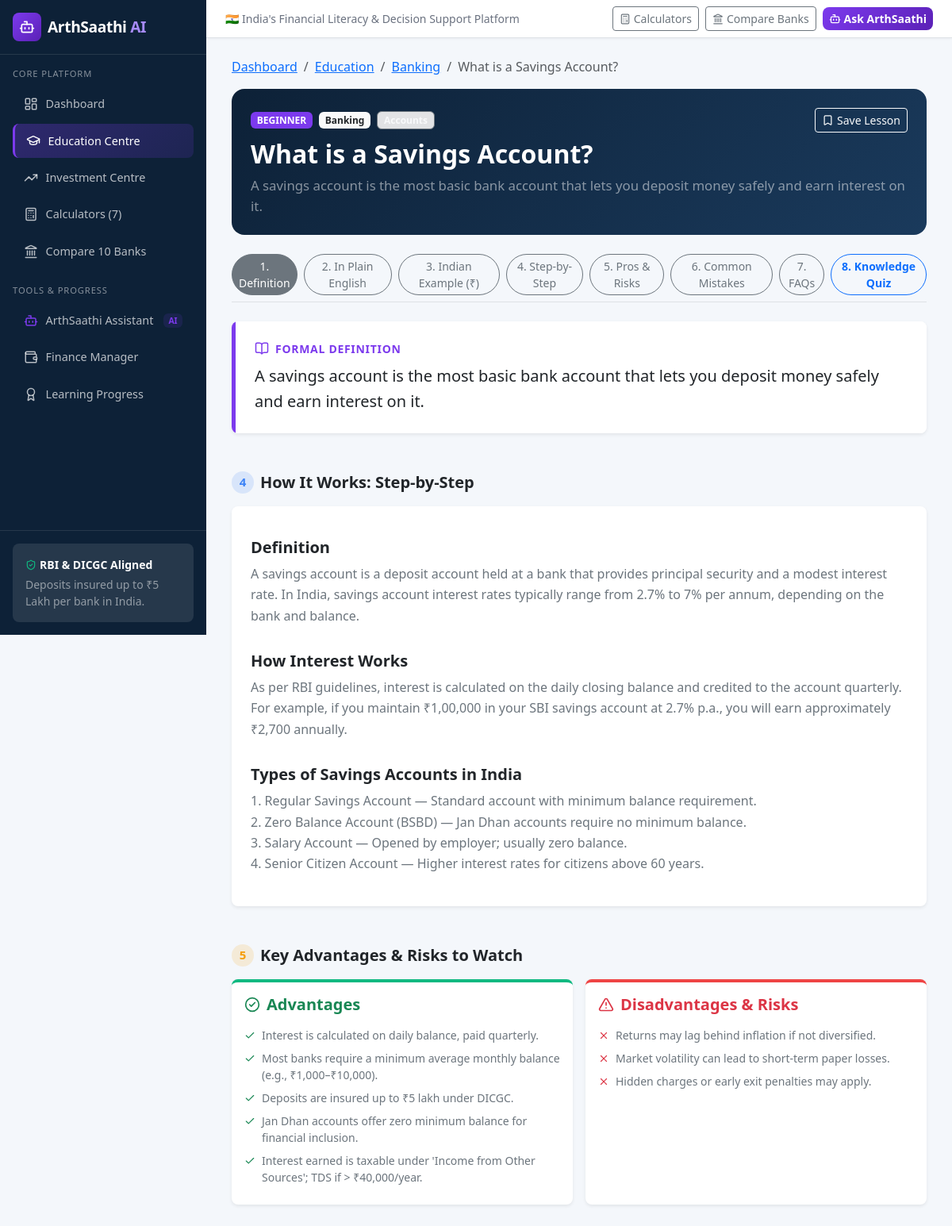
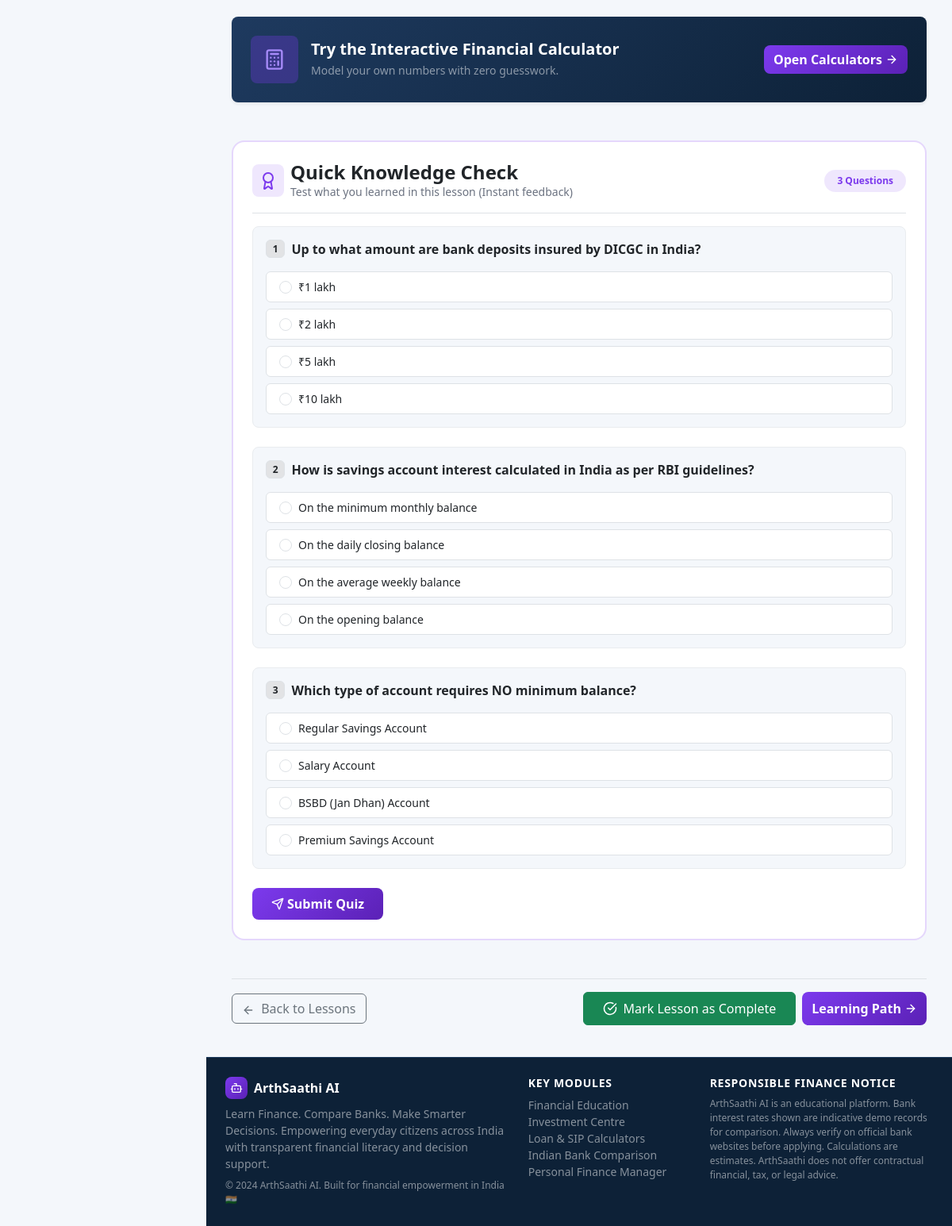
The page /education/lesson/what-is-a-savings-account on the database its author committed (2 pictures, top to bottom).
### app/models/lesson.py (models this page shows, shortened)
class Lesson(db.Model):
    __tablename__ = "lessons"
    id = db.Column(db.Integer, primary_key=True)
    title = db.Column(db.String(200), nullable=False)
    slug = db.Column(db.String(220), unique=True, nullable=False, index=True)
    category = db.Column(db.Enum(LessonCategory), nullable=False, index=True)
    subcategory = db.Column(db.String(100), nullable=True)
    content_json = db.Column(db.JSON, nullable=False, default=dict)
    difficulty = db.Column(db.String(20), nullable=False, default="BEGINNER")  # BEGINNER / INTERMEDIATE / ADVANCED
    order_index = db.Column(db.Integer, nullable=False, default=0)
    created_at = db.Column(db.DateTime, default=lambda: datetime.now(timezone.utc))
    progress_records = db.relationship("LessonProgress", backref="lesson", lazy="dynamic", cascade="all, delete-orphan")
    saved_by = db.relationship("SavedLesson", backref="lesson", lazy="dynamic", cascade="all, delete-orphan")
    quiz_questions = db.relationship("QuizQuestion", backref="lesson", lazy="dynamic", cascade="all, delete-orphan")

### app/models/quiz.py (models this page shows, shortened)
class QuizQuestion(db.Model):
    __tablename__ = "quiz_questions"
    id = db.Column(db.Integer, primary_key=True)
    lesson_id = db.Column(db.Integer, db.ForeignKey("lessons.id"), nullable=False, index=True)
    question = db.Column(db.Text, nullable=False)
    options_json = db.Column(db.JSON, nullable=False)
    correct_index = db.Column(db.Integer, nullable=False)  # 0-based index into options_json
    explanation = db.Column(db.Text, nullable=True)

### app/blueprints/education/routes.py (the view)
@education_bp.route("/lesson/<slug>")
def lesson_detail(slug: str):
    lesson = Lesson.query.filter_by(slug=slug).first_or_404()
    return render_template("education/lesson.html", lesson=lesson)

### app/templates/education/lesson.html (shortened to what this page needs)
{% extends "base.html" %}
{% block content %}
<div class="container py-4" style="max-width: 900px;">
  <nav aria-label="breadcrumb" class="mb-3">
    <ol class="breadcrumb">
      <li class="breadcrumb-item"><a href="{{ url_for('main.dashboard') }}">Dashboard</a></li>
      <li class="breadcrumb-item"><a href="{{ url_for('education.index') }}">Education</a></li>
      <li class="breadcrumb-item">
        <a href="{{ url_for('education.category_view', category=lesson.category.value) }}">
          {{ lesson.category.value | replace('_',' ') | title }}
        </a>
      </li>
      <li class="breadcrumb-item active text-truncate" style="max-width: 300px;">{{ lesson.title }}</li>
    </ol>
  </nav>
  <div class="lesson-header-card p-4 rounded-4 mb-4" style="background: linear-gradient(135deg, #0d2137 0%, #1a3a5c 100%); color: white;">
    <div class="d-flex align-items-center justify-content-between flex-wrap gap-2 mb-2">
      <div class="d-flex align-items-center gap-2">
        <span class="badge" style="background: var(--accent); font-weight: 600;">{{ lesson.difficulty }}</span>
        <span class="badge bg-light text-dark">{{ lesson.category.value | replace('_',' ') | title }}</span>
        {% if lesson.subcategory %}
        <span class="badge bg-secondary-subtle text-light border border-secondary">{{ lesson.subcategory }}</span>
        {% endif %}
      </div>
      <button class="btn btn-sm btn-outline-light d-flex align-items-center gap-1" id="btn-save-lesson" onclick="toggleSaveLesson({{ lesson.id }})">
        <i data-lucide="bookmark" id="bookmark-icon" style="width: 15px; height: 15px;"></i>
        <span id="bookmark-text">Save Lesson</span>
      </button>
    </div>
    <h1 class="h2 fw-bold text-white mb-2">{{ lesson.title }}</h1>
    {% set content = lesson.content_json %}
    {% if content.get('summary') %}
    <p class="text-white-50 mb-0" style="font-size: 1.05rem;">{{ content['summary'] }}</p>
    {% endif %}
  </div>
  <div class="lesson-nav-tabs d-flex gap-2 overflow-x-auto pb-2 mb-4 border-bottom">
    <a href="#definition" class="btn btn-sm btn-outline-secondary rounded-pill active">1. Definition</a>
    <a href="#explanation" class="btn btn-sm btn-outline-secondary rounded-pill">2. In Plain English</a>
    <a href="#example" class="btn btn-sm btn-outline-secondary rounded-pill">3. Indian Example (₹)</a>
    <a href="#how-it-works" class="btn btn-sm btn-outline-secondary rounded-pill">4. Step-by-Step</a>
    <a href="#pros-cons" class="btn btn-sm btn-outline-secondary rounded-pill">5. Pros & Risks</a>
    <a href="#mistakes" class="btn btn-sm btn-outline-secondary rounded-pill">6. Common Mistakes</a>
    <a href="#faqs" class="btn btn-sm btn-outline-secondary rounded-pill">7. FAQs</a>
    <a href="#quiz-section" class="btn btn-sm btn-outline-primary rounded-pill fw-semibold">8. Knowledge Quiz</a>
  </div>
  <section id="definition" class="mb-5">
    <div class="card border-0 shadow-sm rounded-3 overflow-hidden">
      <div class="card-body p-4" style="border-left: 5px solid var(--accent); background: white;">
        <div class="d-flex align-items-center gap-2 mb-2 text-accent fw-bold text-uppercase small" style="letter-spacing: .05em;">
          <i data-lucide="book-open" style="width:18px;height:18px;"></i> Formal Definition
        </div>
        <p class="fs-5 text-dark fw-medium mb-0" style="line-height: 1.6;">
          {{ content.get('definition', content.get('summary', '')) }}
        </p>
      </div>
    </div>
  </section>
  {% if content.get('how_it_works_steps') or content.get('sections') %}
  <section id="how-it-works" class="mb-5">
    <h3 class="h5 fw-bold text-dark d-flex align-items-center gap-2 mb-3">
      <span class="badge rounded-circle p-2 d-inline-flex align-items-center justify-content-center" style="background: rgba(59,130,246,.15); color: #3b82f6; width:28px;height:28px;">4</span>
      How It Works: Step-by-Step
    </h3>
    <div class="card border-0 shadow-sm rounded-3 p-4 bg-white">
      {% for section in content.get('sections', []) %}
      <div class="mt-3">
        <h5 class="fw-bold text-dark">{{ section.heading }}</h5>
        <p class="text-secondary" style="white-space: pre-line; line-height: 1.65;">{{ section.body }}</p>
      </div>
      {% endfor %}
    </div>
  </section>
  {% endif %}
  <section id="pros-cons" class="mb-5">
    <h3 class="h5 fw-bold text-dark d-flex align-items-center gap-2 mb-3">
      <span class="badge rounded-circle p-2 d-inline-flex align-items-center justify-content-center" style="background: rgba(245,158,11,.15); color: #f59e0b; width:28px;height:28px;">5</span>
      Key Advantages & Risks to Watch
    </h3>
    <div class="row g-3">
      <div class="col-md-6">
        <div class="card border-0 shadow-sm h-100 rounded-3 p-3 bg-white" style="border-top: 4px solid #10b981 !important;">
          <h5 class="fw-bold text-success d-flex align-items-center gap-2 mb-3">
            <i data-lucide="check-circle-2" style="width: 20px; height: 20px;"></i>
            Advantages
          </h5>
          <ul class="list-unstyled mb-0">
            {% for adv in content.get('advantages', content.get('key_points', [])) %}
            <li class="d-flex align-items-start gap-2 mb-2 text-secondary small">
              <i data-lucide="check" class="text-success flex-shrink-0 mt-1" style="width: 14px; height: 14px;"></i>
              <span>{{ adv }}</span>
            </li>
            {% endfor %}
          </ul>
        </div>
      </div>
      <div class="col-md-6">
        <div class="card border-0 shadow-sm h-100 rounded-3 p-3 bg-white" style="border-top: 4px solid #ef4444 !important;">
          <h5 class="fw-bold text-danger d-flex align-items-center gap-2 mb-3">
            <i data-lucide="alert-triangle" style="width: 20px; height: 20px;"></i>
            Disadvantages & Risks
          </h5>
          <ul class="list-unstyled mb-0">
            {% for dis in content.get('disadvantages_and_risks', [
              'Returns may lag behind inflation if not diversified.',
              'Market volatility can lead to short-term paper losses.',
              'Hidden charges or early exit penalties may apply.'
            ]) %}
            <li class="d-flex align-items-start gap-2 mb-2 text-secondary small">
              <i data-lucide="x" class="text-danger flex-shrink-0 mt-1" style="width: 14px; height: 14px;"></i>
              <span>{{ dis }}</span>
            </li>
            {% endfor %}
          </ul>
        </div>
      </div>
    </div>
  </section>
  <div class="card border-0 shadow-sm rounded-3 p-4 mb-5 text-white" style="background: linear-gradient(135deg, #1e3a5f 0%, #0d2137 100%);">
    <div class="d-flex align-items-center justify-content-between flex-wrap gap-3">
      <div class="d-flex align-items-center gap-3">
        <div class="p-3 rounded-3" style="background: rgba(124,58,237,.3);">
          <i data-lucide="calculator" style="width:28px;height:28px;color:var(--accent-light);"></i>
        </div>
        <div>
          <h5 class="fw-bold text-white mb-1">Try the Interactive Financial Calculator</h5>
          <p class="text-white-50 small mb-0">Model your own numbers with zero guesswork.</p>
        </div>
      </div>
      <a href="{{ url_for('calculators.index') }}" class="btn btn-finbot-primary">
        Open Calculators <i data-lucide="arrow-right" class="ms-1" style="width:16px;height:16px;"></i>
      </a>
    </div>
  </div>
  <section id="quiz-section" class="mb-5">
    <div class="card border-0 shadow-md rounded-4 p-4 bg-white" style="border: 2px solid rgba(124,58,237,.2) !important;">
      <div class="d-flex align-items-center justify-content-between flex-wrap gap-2 mb-3 pb-3 border-bottom">
        <div class="d-flex align-items-center gap-2">
          <div class="p-2 rounded-3 bg-purple-soft text-accent">
            <i data-lucide="award" style="width:24px;height:24px;"></i>
          </div>
          <div>
            <h4 class="fw-bold mb-0 text-dark">Quick Knowledge Check</h4>
            <p class="text-muted small mb-0">Test what you learned in this lesson (Instant feedback)</p>
          </div>
        </div>
        <div class="badge bg-purple-soft text-accent px-3 py-2 rounded-pill fw-bold" id="quiz-badge">
          {{ lesson.quiz_questions.count() }} Questions
        </div>
      </div>
      {% if lesson.quiz_questions.count() > 0 %}
      <form id="quiz-form">
        {% for q in lesson.quiz_questions.all() %}
        <div class="quiz-question-box mb-4 p-3 rounded-3 bg-light-finbot border border-light-subtle" data-qid="{{ q.id }}" data-correct="{{ q.correct_index }}">
          <div class="fw-semibold text-dark mb-3 d-flex align-items-start gap-2">
            <span class="badge bg-secondary-subtle text-dark border">{{ loop.index }}</span>
            <span>{{ q.question }}</span>
          </div>
          <div class="quiz-options-group d-flex flex-column gap-2">
            {% for opt in q.options_json %}
            <label class="quiz-option-label p-2 px-3 rounded-2 border bg-white d-flex align-items-center gap-2 cursor-pointer transition">
              <input type="radio" name="question_{{ q.id }}" value="{{ loop.index0 }}" class="form-check-input mt-0" required />
              <span class="option-text small text-dark">{{ opt }}</span>
            </label>
            {% endfor %}
          </div>
        </div>
        {% endfor %}
        <div class="d-flex gap-3 align-items-center flex-wrap mt-3">
          <button type="submit" class="btn btn-finbot-primary px-4 py-2" id="btn-submit-quiz">
            <i data-lucide="send" class="me-1" style="width:16px;height:16px;"></i> Submit Quiz
          </button>
        </div>
      </form>
      {% else %}
      <div class="alert alert-info mb-0">
        Quiz questions for this lesson are being updated. Complete the lesson below!
      </div>
      {% endif %}
    </div>
  </section>
  <div class="d-flex align-items-center justify-content-between flex-wrap gap-3 py-3 border-top">
    <a href="{{ url_for('education.index') }}" class="btn btn-outline-secondary">
      <i data-lucide="arrow-left" class="me-1" style="width:16px;height:16px;"></i> Back to Lessons
    </a>
    <div class="d-flex gap-2">
      <button class="btn btn-success px-4 py-2 d-flex align-items-center gap-2" id="btn-mark-complete" onclick="markComplete({{ lesson.id }})">
        <i data-lucide="check-circle" style="width:18px;height:18px;"></i>
        <span id="complete-text">Mark Lesson as Complete</span>
      </button>
      <a href="{{ url_for('learning.index') }}" class="btn btn-finbot-primary">
        Learning Path <i data-lucide="arrow-right" class="ms-1" style="width:16px;height:16px;"></i>
      </a>
    </div>
  </div>
</div>
{% endblock %}

### app/static/css/main.css (style rules this page uses)
:root { --finbot-navy: #0d2137; --finbot-navy-2: #112a45; --finbot-navy-3: #1a3a5c; --accent: #7c3aed; --accent-light: #a78bfa; --accent-dark: #5b21b6; --white: #ffffff; --bg-light: #f4f7fb; --text-muted: #6b7280; --border-light: #e5e9f0; --success: #10b981; --warning: #f59e0b; --danger: #ef4444; --card-radius: 14px; --shadow-sm: 0 2px 8px rgba(0,0,0,.08); --shadow-md: 0 4px 20px rgba(0,0,0,.12); --transition: 0.2s ease; }
*, *::before, *::after { box-sizing: border-box; }
body { font-family: 'Segoe UI', system-ui, -apple-system, sans-serif; background-color: var(--bg-light); color: #1e293b; min-height: 100vh; display: flex; flex-direction: column; }
.btn-finbot-primary { background: linear-gradient(135deg, var(--accent), var(--accent-dark)); color: white; border: none; border-radius: 8px; font-weight: 600; transition: opacity var(--transition), transform var(--transition); display: inline-flex; align-items: center; }
.bg-light-finbot { background-color: var(--bg-light); }
.bg-purple-soft { background: rgba(124,58,237,.12); }
.text-accent { color: var(--accent) !important; }
.text-muted { color: var(--text-muted) !important; }

### app/templates/education/lesson.html (style rules this page uses)
.cursor-pointer { cursor: pointer; }
.transition { transition: all 0.2s ease; }

### rows shown on the page
Lesson: category.value "Banking", title "What is a Savings Account?", difficulty "BEGINNER", subcategory "Accounts"
QuizQuestion: question "Up to what amount are bank deposits insured by DICGC in India?", options_json "₹1 lakh" "₹2 lakh" "₹5 lakh" "₹10 lakh"
QuizQuestion: question "How is savings account interest calculated in India as per RBI guidelines?", options_json "On the minimum monthly balance" "On the daily closing balance" "On the average weekly balance" "On the opening balance"
QuizQuestion: question "Which type of account requires NO minimum balance?", options_json "Regular Savings Account" "Salary Account" "BSBD (Jan Dhan) Account" "Premium Savings Account"

### other values the page prints
{{ content['summary'] }} "A savings account is the most basic bank account that lets you deposit money safely and earn interest on it."
{{ content.get('definition', content.get('summary', '')) }} "A savings account is the most basic bank account that lets you deposit money safely and earn interest on it."
{{ section.heading }} "Definition" "How Interest Works" "Types of Savings Accounts in India"
{{ adv }} "Interest is calculated on daily balance, paid quarterly." "Most banks require a minimum average monthly balance (e.g., ₹1,000–₹10,000)." "Deposits are insured up to ₹5 lakh under DICGC." "Jan Dhan accounts offer zero minimum balance for financial inclusion." "Interest earned is taxable under 'Income from Other Sources'; TDS if > ₹40,000/year."
{{ dis }} "Returns may lag behind inflation if not diversified." "Market volatility can lead to short-term paper losses." "Hidden charges or early exit penalties may apply."
{{ lesson.quiz_questions.count() }} "3"
{{ 2024 }} "2024"
